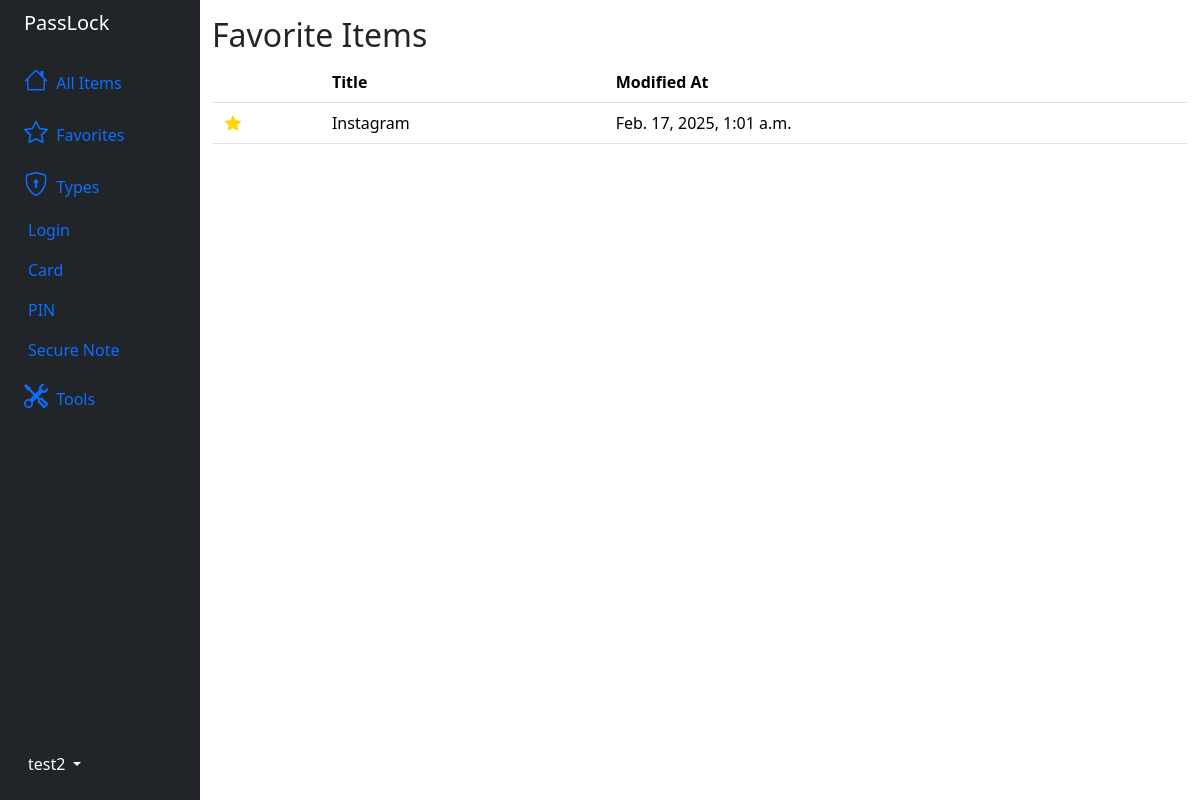
Page /favorites (signed in) on the committed database.
### password_manager/models.py (models this page shows)
class User(AbstractUser):
    salt = models.BinaryField(null=True)

class CommonInfo(models.Model):
    user = models.ForeignKey(User, on_delete=models.CASCADE)
    name = models.CharField(max_length=100)
    modified_at = models.DateTimeField(auto_now=True)
    created_at = models.DateTimeField(auto_now_add=True)
    is_favorited = models.BooleanField(default=False)
    class Meta:
        abstract = True

class Login(CommonInfo):
    id = models.UUIDField(primary_key=True, default=uuid.uuid4, editable=False)
    username = models.CharField(max_length=100)
    password = models.CharField(max_length=100)
    website = models.URLField(null=True, blank=True)
    note = models.TextField(blank=True)
    password_nonce = models.CharField(max_length=24, default="")
    password_tag = models.CharField(max_length=24, default="")

### password_manager/views.py (the view)
# urls.py: path("favorites", views.favorites, name="favorites"),
@login_required(login_url="/login")
def favorites(request):
    user_id = request.user.id
    login = Login.objects.filter(is_favorited=True, user_id=user_id)
    card = Card.objects.filter(is_favorited=True, user_id=user_id)
    pin = PIN.objects.filter(is_favorited=True, user_id=user_id)
    secure_note = SecureNote.objects.filter(is_favorited=True, user_id=user_id)
    favorites_list = list(chain(login, card, pin, secure_note))
    favorites = sorted(favorites_list, key=lambda favorite:favorite.modified_at, reverse=True)
    return render(request, "password_manager/favorites.html", {
        "favorites": favorites
    })

### password_manager/templates/password_manager/favorites.html (shortened to what this page needs)
{% extends "password_manager/layout.html" %}
{% load static %}
{% block body %}
    <h2>Favorite Items</h2>
    <table class="table table-hover">
      <thead>
        <tr>
          <th scope="col"></th>
          <th scope="col">Title</th>
          <th scope="col">Modified At</th>
        </tr>
      </thead>
      <tbody>
          {% for favorite in favorites %}
            {% if favorite.password %}
                <tr class=table-row data-bs-toggle="offcanvas" data-type="login" data-uuid="{{ favorite.id }}" href="#offcanvasScrolling" aria-controls="offcanvasScrolling">
                    {% if favorite.is_favorited %}
                        <td><button class="favorite-btn"><i class="bi bi-star-fill favorite"></i></button></td>
                    {% else %}
                        <td><button class="favorite-btn"><i class="bi bi-star"></i></button></td>
                    {% endif %}
                    <td>{{ favorite.name }}</td>
                    <td>{{ favorite.modified_at }}</td>
                </tr>
            {% endif %}
          {% endfor %}
      </tbody>
    </table>
{% endblock %}

### password_manager/templates/password_manager/layout.html (shortened to what this page needs)
{% load static %}
<!DOCTYPE html>
<html lang="en">
<head>
    <link href="https://cdn.jsdelivr.net/npm/bootstrap@5.3.3/dist/css/bootstrap.min.css" rel="stylesheet">
    <link href="https://cdn.jsdelivr.net/npm/bootstrap-icons@1.11.3/font/bootstrap-icons.min.css" rel="stylesheet">
    <link href="{% static 'password_manager/styles.css' %}" rel="stylesheet">
</head>
<body>
    <div class="container-fluid">
        <div class="row flex-nowrap">
            <div class="col-auto col-md-3 col-xl-2 px-sm-2 px-0 bg-dark">
                <div class="d-flex flex-column align-items-center align-items-sm-start px-3 pt-2 text-white min-vh-100">
                    <a href="{% url 'index' %}"
                        class="d-flex align-items-center pb-3 mb-md-0 me-md-auto text-white text-decoration-none">
                        <span class="fs-5 d-none d-sm-inline">PassLock</span>
                    </a>
                    <ul class="nav nav-pills flex-column mb-sm-auto mb-0 align-items-center align-items-sm-start"
                        id="menu">
                        {% if user.is_authenticated %}
                        <li class="nav-item">
                            <a href="{% url 'index' %}" class="nav-link align-middle px-0">
                                <i class="fs-4 bi-house"></i> <span class="ms-1 d-none d-sm-inline">All Items</span>
                            </a>
                        </li>
                        <li class="nav-item">
                            <a href="{% url 'favorites' %}" class="nav-link align-middle px-0">
                                <i class="fs-4 bi bi-star"></i> <span class="ms-1 d-none d-sm-inline">Favorites</span>
                            </a>
                        </li>
                        <li>
                            <a href="#submenu1" data-bs-toggle="collapse" class="nav-link px-0 align-middle">
                                <i class="fs-4 bi bi-shield-lock"></i> <span
                                    class="ms-1 d-none d-sm-inline">Types</span> </a>
                            <ul class="collapse show nav flex-column ms-1" id="submenu1" data-bs-parent="#menu">
                                <li class="w-100">
                                    <a href="{% url 'type' 'login' %}" class="nav-link px-0"> <span class="d-none d-sm-inline">Login</span>
                                    </a>
                                </li>
                                <li>
                                    <a href="{% url 'type' 'card' %}" class="nav-link px-0"> <span class="d-none d-sm-inline">Card</span>
                                    </a>
                                </li>
                                <li>
                                    <a href="{% url 'type' 'pin' %}" class="nav-link px-0"> <span class="d-none d-sm-inline">PIN</span>
                                    </a>
                                </li>
                                <li>
                                    <a href="{% url 'type' 'secure-note' %}" class="nav-link px-0"> <span class="d-none d-sm-inline">Secure Note</span>
                                    </a>
                                </li>
                            </ul>
                        </li>
                        <li>
                            <a href="#submenu2" data-bs-toggle="collapse" class="nav-link px-0 align-middle ">
                                <i class="fs-4 bi bi-tools"></i> <span
                                    class="ms-1 d-none d-sm-inline">Tools</span></a>
                        </li>
                        {% endif %}
                    </ul>
                    {% if user.is_authenticated %}
                    <div class="dropdown pb-4">
                        <a href="{% url 'index' %}" class="d-flex align-items-center text-white text-decoration-none dropdown-toggle"
                            id="dropdownUser1" data-bs-toggle="dropdown" aria-expanded="false">
                            <span class="d-none d-sm-inline mx-1">{{ user.username }}</span>
                        </a>
                    </div>
                    {% endif %}
                </div>
            </div>
            <div class="col py-3">
                <div>
                    {% block body %}
                    {% endblock %}
                </div>
            </div>
        </div>
    </div>
</body>
</html>

### password_manager/static/password_manager/styles.css (style rules this page uses)
body { font-size: 16px; }
.table-row td:not(:first-child) { cursor: pointer; }
.favorite-btn { border: none; background: none; padding: 0px; margin-left: 5px; }
.favorite { color: #FFD700; }

### rows in the picture
User: username "test2"
Login: is_favorited True (drawn), name "Instagram", modified_at "Feb. 17, 2025, 1:01 a.m."
